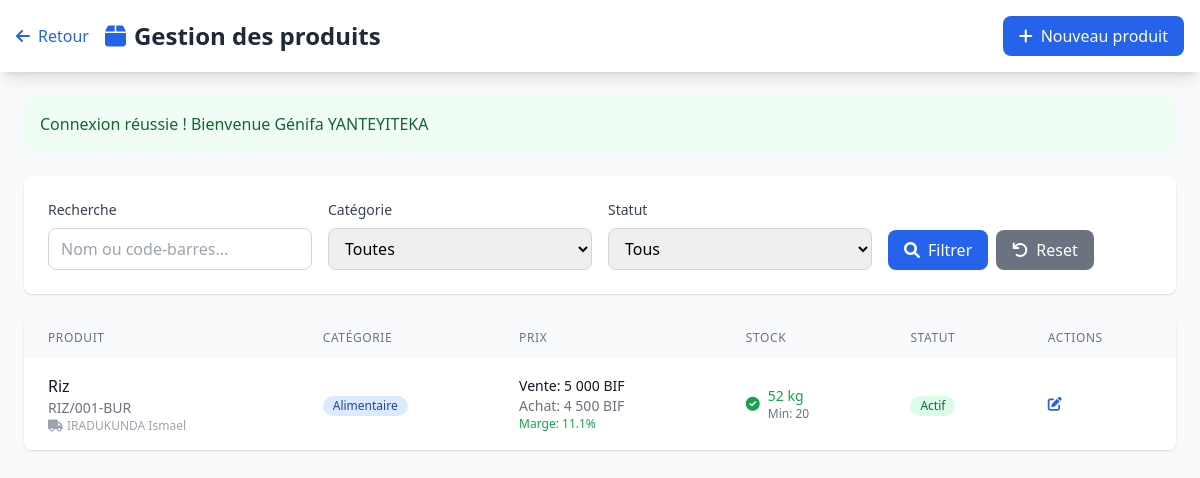
The app's page /produits.php (signed in) with its own data.
### tables this page shows
CREATE TABLE `produits` (
  `id_produit` int(11) NOT NULL,
  `nom_produit` varchar(100) NOT NULL,
  `description` text DEFAULT NULL,
  `code_barre` varchar(50) DEFAULT NULL,
  `prix_achat` decimal(10,2) NOT NULL DEFAULT 0.00,
  `prix_vente` decimal(10,2) NOT NULL,
  `marge_beneficiaire` decimal(5,2) DEFAULT NULL,
  `stock_minimum` int(11) DEFAULT 0,
  `stock_maximum` int(11) DEFAULT NULL,
  `unite_mesure` varchar(20) DEFAULT 'pièce',
  `id_categorie` int(11) NOT NULL,
  `id_fournisseur` int(11) DEFAULT NULL,
  `date_creation` timestamp NOT NULL DEFAULT current_timestamp(),
  `date_modification` timestamp NOT NULL DEFAULT current_timestamp() ON UPDATE current_timestamp(),
  `statut` enum('actif','inactif','rupture') DEFAULT 'actif'
);

CREATE TABLE `fournisseurs` (
  `id_fournisseur` int(11) NOT NULL,
  `nom_fournisseur` varchar(100) NOT NULL,
  `contact` varchar(100) DEFAULT NULL,
  `telephone` varchar(20) DEFAULT NULL,
  `email` varchar(100) DEFAULT NULL,
  `adresse` text DEFAULT NULL,
  `date_creation` timestamp NOT NULL DEFAULT current_timestamp(),
  `statut` enum('actif','inactif') DEFAULT 'actif'
);

CREATE TABLE `categories` (
  `id_categorie` int(11) NOT NULL,
  `nom_categorie` varchar(100) NOT NULL,
  `description` text DEFAULT NULL,
  `date_creation` timestamp NOT NULL DEFAULT current_timestamp(),
  `statut` enum('active','inactive') DEFAULT 'active'
);

### config.php (called while the page is built, shortened)
<?php
class Database {
    private static $instance = null;
    private $connection;
    private function __construct() {
        try {
            $this->connection = new PDO(
                "mysql:host=" . DB_HOST . ";dbname=" . DB_NAME . ";charset=utf8mb4",
                DB_USER,
                DB_PASS,
                [
                    PDO::ATTR_ERRMODE => PDO::ERRMODE_EXCEPTION,
                    PDO::ATTR_DEFAULT_FETCH_MODE => PDO::FETCH_ASSOC,
                    PDO::ATTR_EMULATE_PREPARES => false
                ]
            );
        } catch(PDOException $e) {
            die("Erreur de connexion à la base de données : " . $e->getMessage());
        }
    }
    public static function getInstance() {
        if (self::$instance === null) {
            self::$instance = new self();
        }
        return self::$instance;
    }
    public function query($sql, $params = []) {
        $stmt = $this->connection->prepare($sql);
        $stmt->execute($params);
        return $stmt;
    }
    public function fetch($sql, $params = []) {
        $stmt = $this->query($sql, $params);
        return $stmt->fetch();
    }
    public function fetchAll($sql, $params = []) {
        $stmt = $this->query($sql, $params);
        return $stmt->fetchAll();
    }
}
function getFlashMessage() {
    if (isset($_SESSION['flash'])) {
        $flash = $_SESSION['flash'];
        return $flash;
    }
    return null;
}
function isLoggedIn() {
    return isset($_SESSION['user_id']);
}
function getCurrentUser() {
    if (isLoggedIn()) {
        $db = Database::getInstance();
        return $db->fetch("SELECT * FROM utilisateurs WHERE id_utilisateur = ?", [$_SESSION['user_id']]);
    }
    return null;
}
function formatMoney($amount) {
    return number_format($amount, 0, ',', ' ') . ' BIF';
}
?>

### produits.php (the view, shortened to what this page needs)
<?php
require_once 'config.php';
$db = Database::getInstance();
$page = intval($_GET['page'] ?? 1);
$limit = 20;
$offset = ($page - 1) * $limit;
$search = trim($_GET['search'] ?? '');
$where_conditions = [];
$params = [];
$where_clause = empty($where_conditions) ? '' : 'WHERE ' . implode(' AND ', $where_conditions);
$produits = $db->fetchAll("
    SELECT
        p.*,
        c.nom_categorie,
        f.nom_fournisseur,
        COALESCE(s.quantite_actuelle, 0) as stock_actuel,
        COALESCE(s.quantite_disponible, 0) as stock_disponible,
        CASE
            WHEN COALESCE(s.quantite_actuelle, 0) <= p.stock_minimum THEN 'danger'
            WHEN COALESCE(s.quantite_actuelle, 0) <= p.stock_minimum * 1.5 THEN 'warning'
            ELSE 'ok'
        END as stock_status
    FROM produits p
    LEFT JOIN categories c ON p.id_categorie = c.id_categorie
    LEFT JOIN fournisseurs f ON p.id_fournisseur = f.id_fournisseur
    LEFT JOIN stocks s ON p.id_produit = s.id_produit
    $where_clause
    ORDER BY p.nom_produit
    LIMIT $limit OFFSET $offset
", $params);
?>
<!DOCTYPE html>
<html lang="fr">
<head>
    <script src="https://cdn.tailwindcss.com"></script>
    <link href="https://cdnjs.cloudflare.com/ajax/libs/font-awesome/6.0.0/css/all.min.css" rel="stylesheet">
</head>
<body class="bg-gray-50">
    <nav class="bg-white shadow-lg">
        <div class="max-w-7xl mx-auto px-4">
            <div class="flex justify-between items-center py-4">
                <div class="flex items-center space-x-4">
                    <a href="dashboard.php" class="text-blue-600 hover:text-blue-800">
                        <i class="fas fa-arrow-left mr-2"></i>Retour
                    </a>
                    <h1 class="text-2xl font-bold text-gray-800">
                        <i class="fas fa-box text-blue-600 mr-2"></i>Gestion des produits
                    </h1>
                </div>
<button onclick="openModal('productModal')" class="bg-blue-600 text-white px-4 py-2 rounded-lg hover:bg-blue-700">
    <i class="fas fa-plus mr-2"></i>Nouveau produit
</button>
            </div>
        </div>
    </nav>
    <div class="max-w-7xl mx-auto p-6">
        <?php $flash = getFlashMessage(); ?>
        <?php if ($flash): ?>
            <div class="mb-6 p-4 rounded-lg <?= $flash['type'] === 'success' ? 'bg-green-50 border-green-200 text-green-800' : 'bg-red-50 border-red-200 text-red-800' ?>">
                <?= htmlspecialchars($flash['message']) ?>
            </div>
        <?php endif; ?>
        <div class="bg-white rounded-lg shadow p-6 mb-6">
            <form method="GET" class="grid grid-cols-1 md:grid-cols-4 gap-4">
                <div>
                    <label class="block text-sm font-medium text-gray-700 mb-2">Recherche</label>
                    <input type="text" name="search" value="<?= htmlspecialchars($search) ?>"
                           placeholder="Nom ou code-barres..."
                           class="w-full px-3 py-2 border border-gray-300 rounded-lg focus:ring-2 focus:ring-blue-500">
                </div>
                <div>
                    <label class="block text-sm font-medium text-gray-700 mb-2">Catégorie</label>
                    <select name="categorie" class="w-full px-3 py-2 border border-gray-300 rounded-lg focus:ring-2 focus:ring-blue-500">
                        <option value="">Toutes</option>
                    </select>
                </div>
                <div>
                    <label class="block text-sm font-medium text-gray-700 mb-2">Statut</label>
                    <select name="statut" class="w-full px-3 py-2 border border-gray-300 rounded-lg focus:ring-2 focus:ring-blue-500">
                        <option value="">Tous</option>
                    </select>
                </div>
                <div class="flex items-end space-x-2">
                    <button type="submit" class="bg-blue-600 text-white px-4 py-2 rounded-lg hover:bg-blue-700">
                        <i class="fas fa-search mr-2"></i>Filtrer
                    </button>
                    <a href="produits.php" class="bg-gray-500 text-white px-4 py-2 rounded-lg hover:bg-gray-600">
                        <i class="fas fa-undo mr-2"></i>Reset
                    </a>
                </div>
            </form>
        </div>
        <div class="bg-white rounded-lg shadow overflow-hidden">
            <div class="overflow-x-auto">
                <table class="w-full">
                    <thead class="bg-gray-50">
                        <tr>
                            <th class="px-6 py-3 text-left text-xs font-medium text-gray-500 uppercase tracking-wider">Produit</th>
                            <th class="px-6 py-3 text-left text-xs font-medium text-gray-500 uppercase tracking-wider">Catégorie</th>
                            <th class="px-6 py-3 text-left text-xs font-medium text-gray-500 uppercase tracking-wider">Prix</th>
                            <th class="px-6 py-3 text-left text-xs font-medium text-gray-500 uppercase tracking-wider">Stock</th>
                            <th class="px-6 py-3 text-left text-xs font-medium text-gray-500 uppercase tracking-wider">Statut</th>
                            <th class="px-6 py-3 text-left text-xs font-medium text-gray-500 uppercase tracking-wider">Actions</th>
                        </tr>
                    </thead>
                    <tbody class="bg-white divide-y divide-gray-200">
                        <?php if (empty($produits)): ?>
                            <tr>
                                <td colspan="6" class="px-6 py-8 text-center text-gray-500">
                                    Aucun produit trouvé
                                </td>
                            </tr>
                        <?php else: ?>
                            <?php foreach ($produits as $produit): ?>
                                <tr class="hover:bg-gray-50">
                                    <td class="px-6 py-4">
                                        <div>
                                            <div class="font-medium text-gray-900"><?= htmlspecialchars($produit['nom_produit']) ?></div>
                                            <?php if ($produit['code_barre']): ?>
                                                <div class="text-sm text-gray-500"><?= htmlspecialchars($produit['code_barre']) ?></div>
                                            <?php endif; ?>
                                            <?php if ($produit['nom_fournisseur']): ?>
                                                <div class="text-xs text-gray-400">
                                                    <i class="fas fa-truck mr-1"></i><?= htmlspecialchars($produit['nom_fournisseur']) ?>
                                                </div>
                                            <?php endif; ?>
                                        </div>
                                    </td>
                                    <td class="px-6 py-4 whitespace-nowrap">
                                        <span class="inline-flex items-center px-2.5 py-0.5 rounded-full text-xs font-medium bg-blue-100 text-blue-800">
                                            <?= htmlspecialchars($produit['nom_categorie'] ?? 'N/A') ?>
                                        </span>
                                    </td>
                                    <td class="px-6 py-4">
                                        <div>
                                            <div class="text-sm font-medium text-gray-900">
                                                Vente: <?= formatMoney($produit['prix_vente']) ?>
                                            </div>
                                            <?php if ($produit['prix_achat'] > 0): ?>
                                                <div class="text-sm text-gray-500">
                                                    Achat: <?= formatMoney($produit['prix_achat']) ?>
                                                </div>
                                                <div class="text-xs text-green-600">
                                                    Marge: <?= number_format($produit['marge_beneficiaire'], 1) ?>%
                                                </div>
                                            <?php endif; ?>
                                        </div>
                                    </td>
                                    <td class="px-6 py-4">
                                        <div class="flex items-center">
                                            <?php
                                            $stockClass = 'text-gray-900';
                                            $stockIcon = 'fas fa-circle';
                                            if ($produit['stock_status'] === 'danger') {
                                                $stockClass = 'text-red-600';
                                                $stockIcon = 'fas fa-exclamation-circle';
                                            } elseif ($produit['stock_status'] === 'warning') {
                                                $stockClass = 'text-orange-600';
                                                $stockIcon = 'fas fa-exclamation-triangle';
                                            } else {
                                                $stockClass = 'text-green-600';
                                                $stockIcon = 'fas fa-check-circle';
                                            }
                                            ?>
                                            <i class="<?= $stockIcon ?> <?= $stockClass ?> mr-2 text-sm"></i>
                                            <div>
                                                <div class="text-sm font-medium <?= $stockClass ?>">
                                                    <?= $produit['stock_actuel'] ?> <?= htmlspecialchars($produit['unite_mesure']) ?>
                                                </div>
                                                <div class="text-xs text-gray-500">
                                                    Min: <?= $produit['stock_minimum'] ?>
                                                </div>
                                            </div>
                                        </div>
                                    </td>
                                    <td class="px-6 py-4 whitespace-nowrap">
                                        <span class="inline-flex items-center px-2.5 py-0.5 rounded-full text-xs font-medium
                                            <?= $produit['statut'] === 'actif' ? 'bg-green-100 text-green-800' : 'bg-red-100 text-red-800' ?>">
                                            <?= ucfirst($produit['statut']) ?>
                                        </span>
                                    </td>
                                    <td class="px-6 py-4 whitespace-nowrap text-sm font-medium space-x-2">
                                        <button onclick="editProduct(<?= htmlspecialchars(json_encode($produit)) ?>)"
                                                class="text-blue-600 hover:text-blue-900">
                                            <i class="fas fa-edit"></i>
                                        </button>
                                    </td>
                                </tr>
                            <?php endforeach; ?>
                        <?php endif; ?>
                    </tbody>
                </table>
            </div>
        </div>
    </div>
</body>
</html>

### records on screen
produits: nom_produit "Riz", code_barre "RIZ/001-BUR", id_fournisseur.nom_fournisseur "IRADUKUNDA Ismael", id_categorie.nom_categorie "Alimentaire", prix_vente "5 000 BIF", prix_achat "4 500 BIF", marge_beneficiaire "11.1", stock_actuel "52", unite_mesure "kg", stock_minimum "20", statut "Actif"

### other values on screen
$flash['message'] "Connexion réussie ! Bienvenue Génifa YANTEYITEKA"
